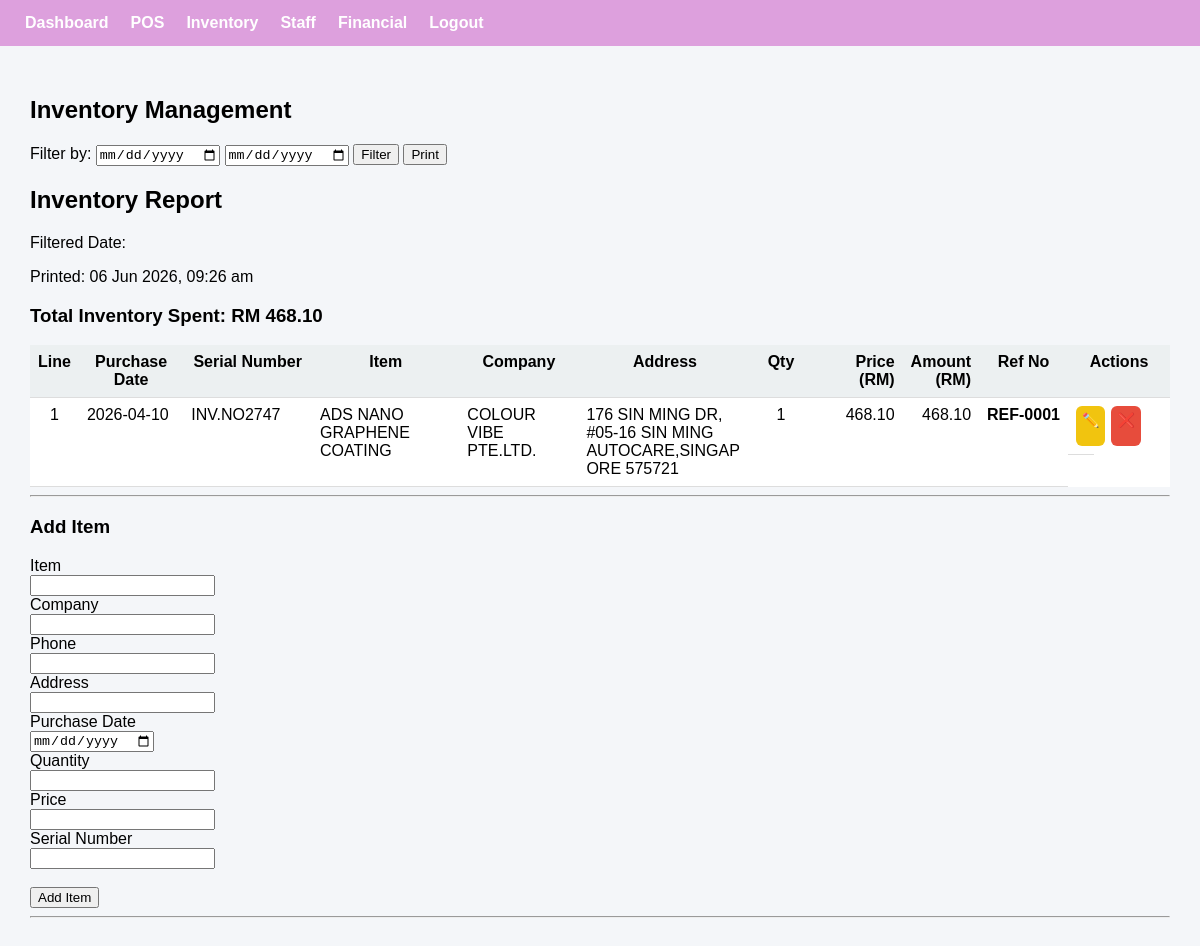
The page /inventory (signed in) on the database its author committed.
### tables this page shows
CREATE TABLE inventory (
    id INTEGER PRIMARY KEY AUTOINCREMENT,
    item TEXT,
    company TEXT,
    phone TEXT,
    address TEXT,
    purchase_date TEXT,
    quantity INTEGER,
    price REAL,
    total_amount REAL,
    serial_number TEXT,
    category TEXT,
    unit TEXT,
    reference_no TEXT,
    last_updated TEXT,
    is_deleted INTEGER DEFAULT 0
);

### app.py (the view)
@app.route("/inventory")
def inventory():
    if "username" not in session:
        return redirect("/login")
    conn = get_db_connection()
    filter_type = request.args.get("filter_type", "all")
    filter_month = request.args.get("filter_month", "")
    filter_year = request.args.get("filter_year", "")
    filter_start = request.args.get("filter_start", "")
    filter_end = request.args.get("filter_end", "")
    query = "SELECT * FROM inventory WHERE is_deleted=0"
    params = []
    if filter_type == "month":
        query += " AND strftime('%Y-%m', purchase_date)=?"
        params.append(filter_month)
    elif filter_type == "year":
        query += " AND strftime('%Y', purchase_date)=?"
        params.append(filter_year)
    elif filter_type == "custom":
        query += " AND purchase_date BETWEEN ? AND ?"
        params += [filter_start, filter_end]
    query += " ORDER BY id DESC"
    items = conn.execute(query, params).fetchall()
    total = conn.execute("""
        SELECT COALESCE(SUM(total_amount),0)
        FROM inventory WHERE is_deleted=0
    """).fetchone()[0]
    conn.close()
    return render_template(
        "inventory.html",
        items=items,
        total_spent=f"{total:.2f}"
    )

### app.py (called while the page is built)
@app.context_processor
def inject_company():
    return dict(company=COMPANY_INFO)

def get_db_connection():
    conn = sqlite3.connect(DB_PATH)
    conn.row_factory = sqlite3.Row
    return conn

### templates/inventory.html (shortened to what this page needs)
{% extends "base.html" %}
{% block content %}
<h2>Inventory Management</h2>
<form method="GET" action="/inventory" id="filterForm">
    <label>Filter by:</label>
    <input type="date" name="filter_start">
    <input type="date" name="filter_end">
    <button type="submit">Filter</button>
    <button type="button" onclick="window.print()">Print</button>
</form>
<div id="printArea">
    <h2 id="printTitle">Inventory Report</h2>
    <p id="printFilter">Filtered Date: {{ filter_label }}</p>
    <p id="printDateTime"></p>
    <h3 id="printTotal">Total Inventory Spent: RM {{ total_spent }}</h3>
    <table id="inventoryTable">
        <thead>
            <tr>
                <th>Line</th>
                <th>Purchase Date</th>
                <th>Serial Number</th>
                <th>Item</th>
                <th>Company</th>
                <th>Address</th>
                <th>Qty</th>
                <th>Price (RM)</th>
                <th>Amount (RM)</th>
                <th>Ref No</th>
                <th class="action-column">Actions</th>
            </tr>
        </thead>
        <tbody>
        {% for item in items %}
        <tr>
            <td>{{ loop.index }}</td>
            <td>{{ item.purchase_date }}</td>
            <td>{{ item.serial_number }}</td>
            <td>{{ item.item }}</td>
            <td>{{ item.company }}</td>
            <td>{{ item.address }}</td>
            <td>{{ item.quantity }}</td>
            <td>{{ "%.2f"|format(item.price) }}</td>
            <td>{{ "%.2f"|format(item.quantity * item.price) }}</td>
            <td>{{ item.reference_no }}</td>
            <td class="action-buttons">
                <a href="/edit_inventory/{{ item.id }}" class="icon-btn edit-btn" title="Edit">
                    ✏️
                </a>
                <a href="/delete_inventory/{{ item.id }}"
                   class="icon-btn delete-btn"
                   title="Delete"
                   onclick="return confirm('Delete this item?')">
                   ❌
                </a>
            </td>
        </tr>
        {% endfor %}
        </tbody>
    </table>
</div>
<hr>
<form method="POST" action="/add_inventory" id="addInventoryForm">
    <h3>Add Item</h3>
    <label>Item</label><br>
    <input type="text" name="item" required><br>
    <label>Company</label><br>
    <input type="text" name="company"><br>
    <label>Phone</label><br>
    <input type="text" name="phone"><br>
    <label>Address</label><br>
    <input type="text" name="address"><br>
    <label>Purchase Date</label><br>
    <input type="date" name="purchase_date"><br>
    <label>Quantity</label><br>
    <input type="number" name="quantity"><br>
    <label>Price</label><br>
    <input type="number" step="0.01" name="price"><br>
    <label>Serial Number</label><br>
    <input type="text" name="serial_number"><br><br>
    <button type="submit">Add Item</button>
</form>
<hr>
{% endblock %}

### templates/base.html (shortened to what this page needs)
<!DOCTYPE html>
<html lang="en">
<head>
<link rel="stylesheet" href="{{ url_for('static', filename='css/style.css') }}">
</head>
<body>
<nav>
{% if session.get('role') == 'admin' %}
<a href="/dashboard">Dashboard</a> <a href="/pos">POS</a> <a href="/inventory">Inventory</a> <a href="/staff">Staff</a> <a href="/finance">Financial</a> <a href="/logout">Logout</a>
{% elif session.get('role') == 'cashier' %}
<a href="/pos">POS</a> <a href="/logout">Logout</a>
{% endif %}
</nav>
<div class="container">
{% block content %}
{% endblock %}
</div>
</body>
</html>

### static/css/style.css (style rules this page uses)
body { margin: 0; font-family: 'Poppins', sans-serif; background: linear-gradient( 135deg, #f3e8ff, #ede9fe, #faf5ff ); min-height: 100vh; }

### templates/base.html (style rules this page uses)
body { font-family: Arial, sans-serif; margin:0; background:#f4f6f9; }
nav { background:#dda0dd; padding:14px 25px; display:flex; align-items:center; }
nav a { color:white; margin-right:22px; text-decoration:none; font-weight:600; }
.container { padding:30px; }
table { width:100%; border-collapse:collapse; background:white; }
th,td { padding:10px; border-bottom:1px solid #ddd; }
th { background:#ecf0f1; }

### templates/inventory.html (style rules this page uses)
#inventoryTable { width: 100%; border-collapse: collapse; background: white; }
#inventoryTable th, #inventoryTable td { padding: 8px; border-bottom: 1px solid #ddd; vertical-align: top; }
#inventoryTable th:nth-child(1), #inventoryTable td:nth-child(1) { width: 4%; text-align: center; }
#inventoryTable th:nth-child(7), #inventoryTable td:nth-child(7) { width: 6%; text-align: center; }
#inventoryTable th:nth-child(2), #inventoryTable td:nth-child(2) { width: 10%; }
#inventoryTable th:nth-child(8), #inventoryTable td:nth-child(8), #inventoryTable th:nth-child(9), #inventoryTable td:nth-child(9) { width: 10%; }
#inventoryTable th:nth-child(3), #inventoryTable td:nth-child(3) { width: 14%; }
#inventoryTable th:nth-child(4), #inventoryTable td:nth-child(4) { width: 18%; }
#inventoryTable th:nth-child(6), #inventoryTable td:nth-child(6) { width: 20%; }
#inventoryTable th:nth-child(5), #inventoryTable td:nth-child(5) { width: 12%; }
#inventoryTable th:nth-child(10), #inventoryTable td:nth-child(10) { width: 10%; }
#inventoryTable th:nth-child(11), #inventoryTable td:nth-child(11) { width: 10%; }
#inventoryTable td { word-break: break-word; white-space: normal; }
.action-buttons { display: flex; gap: 6px; }
.icon-btn { display: inline-flex; justify-content: center; align-items: center; width: 28px; height: 28px; border-radius: 6px; font-size: 14px; text-decoration: none; }
.edit-btn { background: #f1c40f; color: #222; }
.delete-btn { background: #e74c3c; color: white; }
.icon-btn { display: inline-block; padding: 6px; border-radius: 6px; text-decoration: none; font-size: 14px; text-align: center; width: 28px; height: 28px; line-height: 16px; }
#inventoryTable th:nth-child(10), #inventoryTable td:nth-child(10) { white-space: nowrap; font-weight: 600; }
#inventoryTable th:nth-child(9), #inventoryTable td:nth-child(9) { text-align: right; }
#inventoryTable th:nth-child(8), #inventoryTable td:nth-child(8) { text-align: right; }

### rows shown on the page
inventory: purchase_date "2026-04-10", serial_number "INV.NO2747", item "ADS NANO GRAPHENE COATING", company "COLOUR VIBE PTE.LTD.", address "176 SIN MING DR, #05-16 SIN MING AUTOCARE,SINGAPORE 575721", quantity "1", price "468.10", item.quantity*item.price "468.10", reference_no "REF-0001"

### other values the page prints
{{ total_spent }} "468.10"
